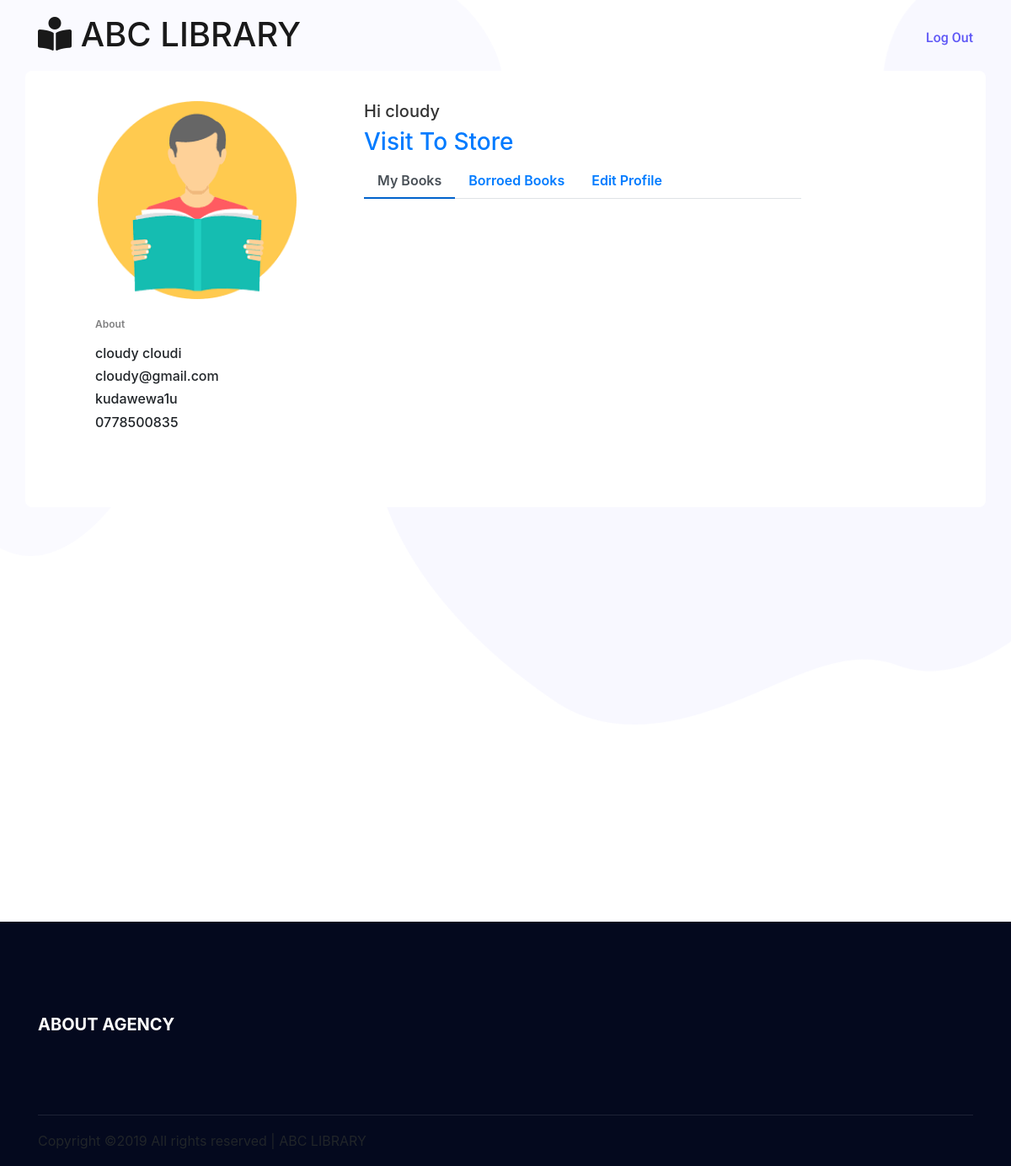
Screenshot of /profile_page.php?p_id=26 with the database file from the repository.
### tables this page shows
CREATE TABLE `registration` (
  `id` int(11) NOT NULL,
  `firstName` varchar(255) NOT NULL,
  `lastname` varchar(255) NOT NULL,
  `username` varchar(255) NOT NULL,
  `email` varchar(255) NOT NULL,
  `password` varchar(255) NOT NULL,
  `address` text NOT NULL,
  `mobile` varchar(12) NOT NULL
);

### profile_page.php (the view, shortened to what this page needs)
<?php include"include/db.php" ?>
<?php include"include/header.php" ?>
<?php include"include/nav2.php" ?>
<br><br>
<?php
                if(isset($_GET['p_id'])){
                $the_user_id = $_GET['p_id'];
            $query = "SELECT * FROM registration WHERE id = '{$the_user_id}'";
            $select_user_by_id =mysqli_query($connection,$query);
            while($row = mysqli_fetch_assoc($select_user_by_id)){
                $user_id = $row['id'];
                $firstname = $row['firstName'];
                $lastname = $row['lastname'];
                $email = $row['email'];
                $address = $row['address'];
                $mobile = $row['mobile'];
                ?>
<div class="container emp-profile">
            <form method="post">
                <div class="row">
                    <div class="col-md-4">
                        <div class="profile-img">
                            <img src="imges/icons/reading.png" alt=""/>
                        </div>
                    </div>
                    <div class="col-md-6">
                        <div class="profile-head">
                                    <h5>
                                       <?php echo"Hi $firstname"?>
                                    </h5>
                            <a href="store.php?p_id=<?php echo $user_id?>"><h3>Visit To Store</h3></a>
                            <ul class="nav nav-tabs" id="myTab" role="tablist">
                                <li class="nav-item">
                                    <a class="nav-link active" id="home-tab" data-toggle="tab" href="#home" role="tab" aria-controls="home" aria-selected="true">My Books</a>
                                </li>
                                <li class="nav-item">
                                    <a class="nav-link" id="profile-tab" data-toggle="tab" href="#profile" role="tab" aria-controls="profile" aria-selected="false">Borroed Books</a>
                                </li>
                                <li class="nav-item">
                                    <a class="nav-link" id="profile-tab" data-toggle="tab" href="#Editprofile" role="tab" aria-controls="books" aria-selected="false">Edit Profile</a>
                                </li>
                            </ul>
                        </div>
                    </div>
                </div>
                <div class="row">
                    <div class="col-md-4">
                        <div class="profile-work">
                            <p>About</p>
                                <h6> <?php echo"$firstname $lastname"?></h6>
                                <h6> <?php echo"$email"?></h6>
                                <h6> <?php echo"$address"?></h6>
                                <h6> <?php echo"$mobile"?></h6>
                        </div>
                    </div>
                    <div class="col-md-8">
                    </div>
                </div>
            </form>
        </div>
<?php }
    }
?>
<br><br><br><br><br><br><br><br><br><br><br><br><br><br><br><br><br><br><br>
<?php include"include/footer.php" ?>
</body>
</html>

### css/style.css (style rules this page uses)
body { color: #888888; font-family: "Roboto", sans-serif; font-size: 15px; font-weight: 400; line-height: 1.667; }
ul { list-style-type: none; margin: 0; padding: 0; }
h1, h2, h3, h4, h5, h6 { font-family: "Roboto Condensed", sans-serif; color: #2a2a2a; line-height: 1.25; }
h3, .h3 { font-size: 20px; }
.bg-shape { position: relative; }
.bg-shape::before { content: ""; display: block; position: absolute; top: 0; left: 0; width: 595px; height: 660px; background: url(../img/home/bg-shape-left.png) left center no-repeat; background-size: cover; z-index: -1; }
.bg-shape::after { content: ""; display: block; position: absolute; top: 0; right: 0; width: 755px; height: 860px; background: url(../img/home/bg-shape-right.png) left center no-repeat; background-size: cover; z-index: -1; }

### profile_page.php (style rules this page uses)
.emp-profile { padding: 3%; margin-top: 3%; margin-bottom: 3%; border-radius: 0.5rem; background: #fff; }
.profile-img { text-align: center; }
.profile-img img { width: 70%; height: 100%; }
.profile-head h5 { color: #333; }
.profile-head .nav-tabs { margin-bottom:5%; }
.profile-head .nav-tabs .nav-link { font-weight:600; border: none; }
.profile-head .nav-tabs .nav-link.active { border: none; border-bottom:2px solid #0062cc; }
.profile-work { padding: 14%; margin-top: -15%; }
.profile-work p { font-size: 12px; color: #818182; font-weight: 600; margin-top: 10%; }

### rows the page displays
registration: firstName "cloudy", lastname "cloudi", email "cloudy@gmail.com", address "kudawewa1u", mobile "0778500835"
